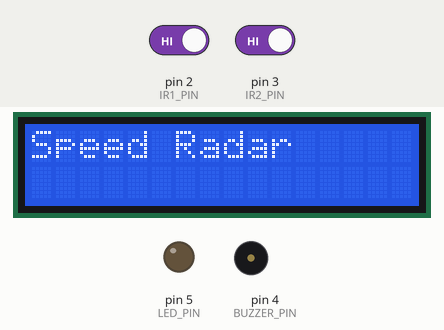
The sketch below on a simulated Arduino Uno, built with avr-gcc and run on an emulated ATmega328P. Shown: 16×2 character LCD, output pins drawn as LEDs (lit = HIGH), buzzer (waves = sounding, pin HIGH). The inputs (shaded band) are chosen by the test bench; at power-on: pin 2 (IR1_PIN) HIGH, pin 3 (IR2_PIN) HIGH.

Above: at 0.1 s.
3.3 s: pin 2 (IR1_PIN) driven LOW and pin 3 (IR2_PIN) driven LOW
At 3.8 s:
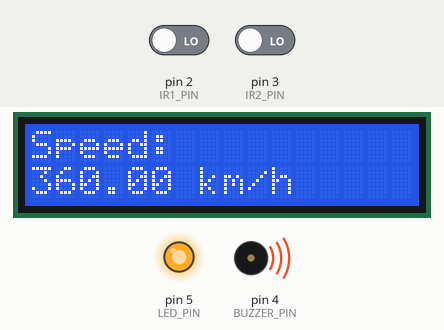
Timing chart, 0 to 6.3 s (numbered marks = the images above; inputs shaded):
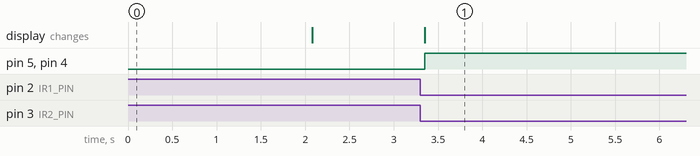

The sketch:

speed_radar.ino
```cpp
#include <Wire.h>
#include <LiquidCrystal_I2C.h>

// Pin Definitions
#define IR1_PIN 2
#define IR2_PIN 3
#define LED_PIN 5
#define BUZZER_PIN 4

// LCD Setup
LiquidCrystal_I2C lcd(0x27, 16, 2);

// Variables
unsigned long startTime = 0;
unsigned long endTime = 0;
bool objectDetected = false;

// Constants
const float distanceCM = 10.0;     // Distance between sensors (change if needed)
const float speedLimit = 20.0;     // Speed limit in km/h

void setup() {
  pinMode(IR1_PIN, INPUT);
  pinMode(IR2_PIN, INPUT);
  pinMode(LED_PIN, OUTPUT);
  pinMode(BUZZER_PIN, OUTPUT);

  digitalWrite(LED_PIN, LOW);
  digitalWrite(BUZZER_PIN, LOW);

  lcd.init();
  lcd.backlight();

  lcd.setCursor(0, 0);
  lcd.print("Speed Radar");
  delay(2000);
  lcd.clear();
}

void loop() {
  int sensor1 = digitalRead(IR1_PIN);
  int sensor2 = digitalRead(IR2_PIN);

  // Step 1: Object crosses first sensor
  if (sensor1 == LOW && !objectDetected) {
    startTime = millis();
    objectDetected = true;
  }

  // Step 2: Object crosses second sensor
  if (sensor2 == LOW && objectDetected) {
    endTime = millis();

    unsigned long timeTaken = endTime - startTime;

    if (timeTaken > 0) {
      float timeSec = timeTaken / 1000.0;

      float speedCmps = distanceCM / timeSec;
      float speedKmph = speedCmps * 0.036;

      // Display on LCD
      lcd.clear();
      lcd.setCursor(0, 0);
      lcd.print("Speed:");
      lcd.setCursor(0, 1);
      lcd.print(speedKmph, 2);
      lcd.print(" km/h");

      // Alert system
      if (speedKmph > speedLimit) {
        digitalWrite(LED_PIN, HIGH);
        digitalWrite(BUZZER_PIN, HIGH);
      } else {
        digitalWrite(LED_PIN, LOW);
        digitalWrite(BUZZER_PIN, LOW);
      }

      delay(2000); // display time
    }

    // Reset for next reading
    objectDetected = false;
  }
}
```

Measured:
- after the input at 3.3 s, pin 5 (LED_PIN), pin 4 (BUZZER_PIN): LOW → HIGH after 0.05 s; the display: changes after 0.05 s (image 1)
